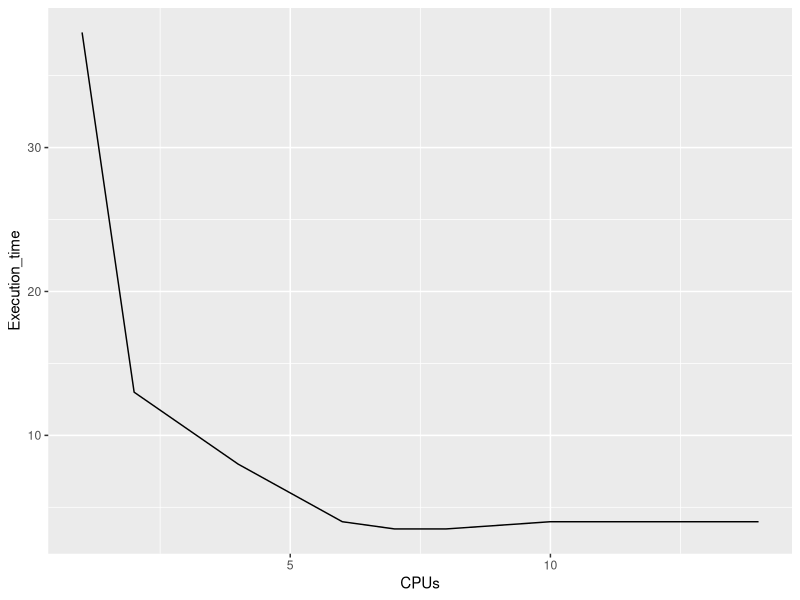
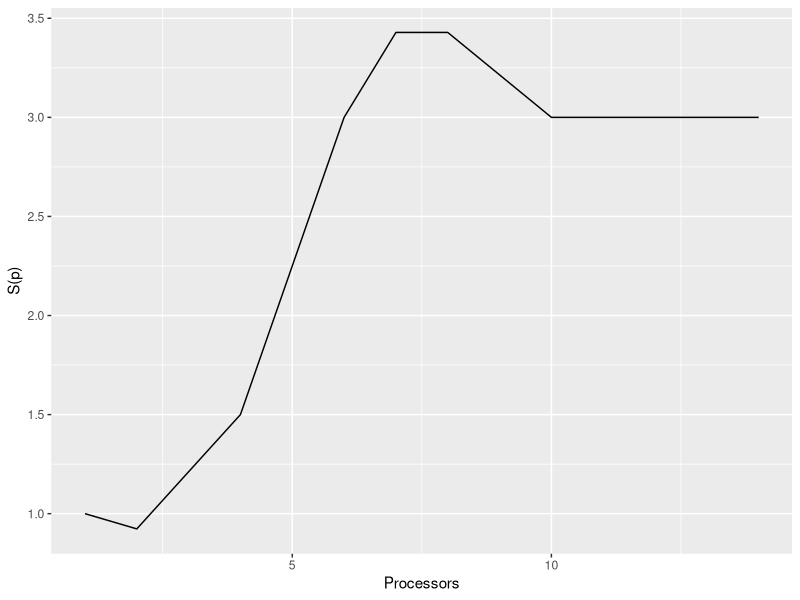

Write R code to recreate these figures, in order.
## ---- chunk 1
knitr::opts_chunk$set(echo = TRUE)
## ---- chunk 2
library(ggplot2)
cat("Average run time chart according to the number of CPUs")
mean_values <- c(38,13,8,4,3.5,3.5,4,4,4)
df <- data.frame(CPUs = c(1,2,4,6,7,8,10,12,14),Execution_time = mean_values)
ggplot(df)+geom_line(aes(CPUs,Execution_time))
## ---- chunk 3

values <- c(12/12,12/13,12/8,12/4,12/3.5,12/3.5,12/4,12/4,12/4)
process <- c(1,2,4,6,7,8,10,12,14)
df <- data.frame(Processors = process, Valeurs = values)
ggplot(df)+geom_line(aes(Processors,Valeurs))+labs(y = "S(p)")
